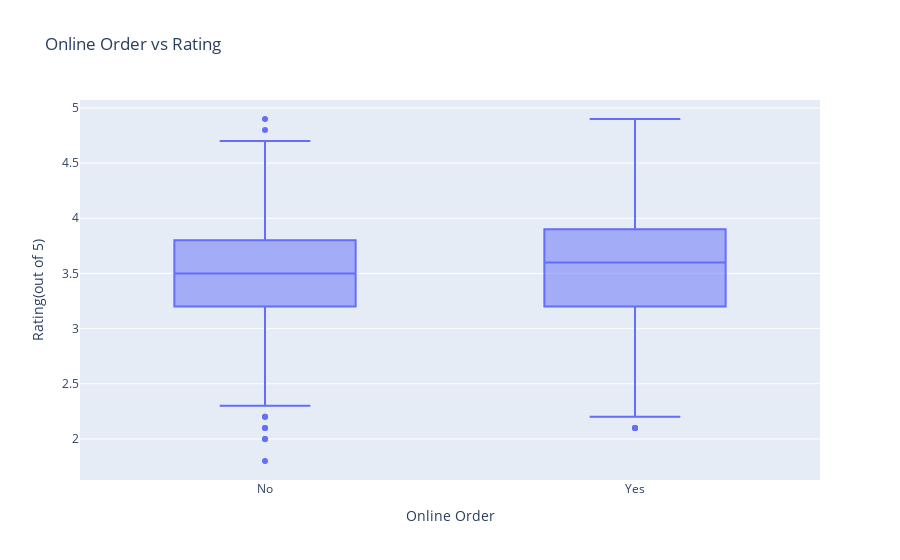

Notebook code for this chart:
### Markdown cell above
# Online order vs Rating

### Code cell
fig=px.box(zo, x='online_order', y='rate (out of 5)',
          labels={'online_order': 'Online Order', 'rate (out of 5)': 'Rating(out of 5)'}, 
          title='Online Order vs Rating')
fig.show()

### Figure 1 — Plotly figure (JSON) as saved in the notebook; plotly's stock layout.template omitted (floating-point values rounded to 4 significant figures; data arrays with more than 128 entries replaced by an {"elided": "..."} marker saying what was removed)
{"data": [{"alignmentgroup": "True", "hovertemplate": "Online Order=%{x}<br>Rating(out of 5)=%{y}<extra></extra>", "legendgroup": "", "marker": {"color": "#636efa"}, "name": "", "notched": false, "offsetgroup": "", "orientation": "v", "showlegend": false, "type": "box", "x": {"elided": "7105 str values"}, "x0": " ", "xaxis": "x", "y": {"elided": "7105 float values"}, "y0": " ", "yaxis": "y"}], "layout": {"boxmode": "group", "legend": {"tracegroupgap": 0}, "title": {"text": "Online Order vs Rating"}, "xaxis": {"anchor": "y", "domain": [0, 1], "title": {"text": "Online Order"}}, "yaxis": {"anchor": "x", "domain": [0, 1], "title": {"text": "Rating(out of 5)"}}}}
